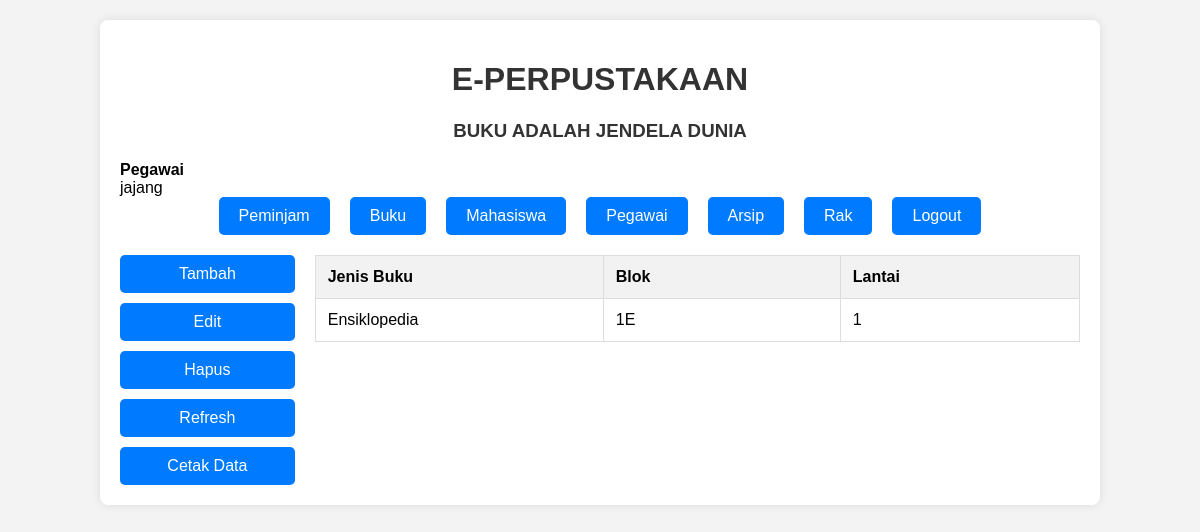
Page /perpus/rak/rak.php (signed in) on the committed database.
### tables this page shows
CREATE TABLE `pegawai` (
  `nip` varchar(16) NOT NULL,
  `id_users` int(11) NOT NULL,
  `nama_pegawai` varchar(30) NOT NULL
);

CREATE TABLE `rak_buku` (
  `jenis` varchar(30) NOT NULL,
  `blok` varchar(10) NOT NULL,
  `lantai` int(4) NOT NULL
);

### perpus/rak/rak.php (the view, shortened to what this page needs)
<?php
include('db.php');
$username = $_SESSION['username'];
$stmt = $conn->prepare("SELECT id FROM users WHERE username = ?");
$stmt->bind_param("s", $username);
$stmt->execute();
$result = $stmt->get_result();
$user = $result->fetch_assoc();
$id_users = $user['id'];
$stmt = $conn->prepare("SELECT nama_pegawai FROM pegawai WHERE id_users = ?");
$stmt->bind_param("i", $id_users);
$stmt->execute();
$result = $stmt->get_result();
$pegawai = $result->fetch_assoc();
$namaPegawai = $pegawai['nama_pegawai'];
?>
<!DOCTYPE html>
<html>
<head>
    <link rel="stylesheet" type="text/css" href="style.css">
</head>
<body>
<div class="container">
    <h1>E-PERPUSTAKAAN</h1>
    <h3>BUKU ADALAH JENDELA DUNIA </h3>
    <div>
<strong>Pegawai</strong><br>
<?php echo $namaPegawai; ?>
</div>
    <div class="navbar">
        <a href="../pinjam/peminjaman.php">Peminjam</a>
        <a href="../buku/buku.php">Buku</a>
        <a href="../mahasiswa/mahasiswa.php">Mahasiswa</a>
        <a href="../pegawai/pegawai.php">Pegawai</a>
        <a href="../arsip/arsip.php">Arsip</a>
        <a href="../rak/rak.php">Rak</a>
        <a href="logout.php">Logout</a>
    </div>
    <div class="main-content">
        <div class="sidebar">
            <button onclick="addRecord()">Tambah</button>
            <button onclick="editRecord()">Edit</button>
            <button onclick="deleteRecord()">Hapus</button>
            <button onclick="window.location.reload();">Refresh</button>
            <button onclick="window.print();">Cetak Data</button>
        </div>
<div class="printable">
    <table>
        <thead>
            <tr>
                <th width="300px">Jenis Buku</th>
                <th width="250px">Blok</th>
                <th width="250px">Lantai</th>
            </tr>
        </thead>
        <tbody>
            <?php
            $sql = "select*from rak_buku order by jenis asc";
            $result = $conn->query($sql);
            if ($result->num_rows > 0) {
                while($row = $result->fetch_assoc()) {
                    echo "<tr>";
                    echo "<td>" . $row["jenis"] . "</td>";
                    echo "<td>" . $row["blok"] . "</td>";
                    echo "<td>" . $row["lantai"] . "</td>";
                    echo "</tr>";
                }
            } else {
                echo "<tr><td colspan='6'>No records found</td></tr>";
            }
            ?>
        </tbody>
    </table>
</div>
</div>
</body>
</html>

### perpus/rak/style.css (style rules this page uses)
body { font-family: Arial, sans-serif; background-color: #f3f3f3; margin: 0; padding: 0; }
.container { width: 80%; margin: 20px auto; background-color: #fff; padding: 20px; border-radius: 8px; box-shadow: 0 0 10px rgba(0, 0, 0, 0.1); }
h1, h3, h4 { text-align: center; color: #333; position: relative; }
.navbar { display: flex; justify-content: center; margin-bottom: 20px; }
.navbar a { padding: 10px 20px; margin: 0 10px; background-color: #007bff; color: #fff; text-decoration: none; border-radius: 5px; transition: background-color 0.3s; }
.main-content { display: flex; }
.sidebar { width: 200px; display: flex; flex-direction: column; gap: 10px; margin-right: 20px; }
.sidebar button { padding: 10px; font-size: 16px; background-color: #007bff; color: #fff; border: none; cursor: pointer; border-radius: 5px; transition: background-color 0.3s; }
table { width: 100%; border-collapse: collapse; }
table, th, td { border: 1px solid #ddd; }
th, td { padding: 12px; text-align: left; }
th { background-color: #f2f2f2; }

### rows in the picture
pegawai: nama_pegawai "jajang"
rak_buku: jenis "Ensiklopedia", blok "1E", lantai "1"
